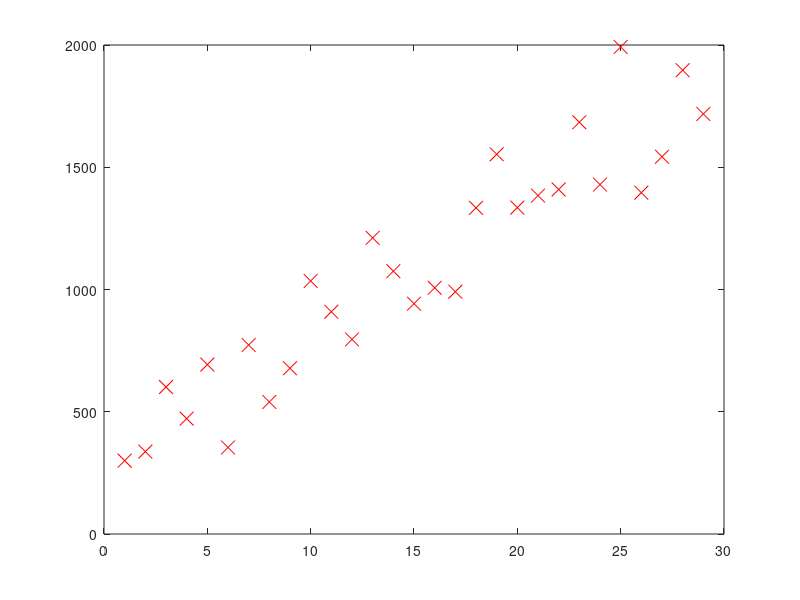

This figure's MATLAB source: (Note: this script raises an error after producing the figure.)
%%
%Calculus approach.
%given data is the covid positive cases on each day of April in INDIA.
data = load('data.txt');
y = data
X = [1;2;3;4;5;6;7;8;9;10;11;12;13;14;15;16;17;18;19;20;21;22;23;24;25;26;27;28;29];
m = length(y);
plot(X, y,'rx','MarkerSize',10);
hold on;
X = [ones(m, 1), X];
theta = zeros(2, 1);
iterations = 1400;
alpha = 0.001;
theta = gradient_descent(X, y, theta, alpha, iterations);
ans1 = X*theta
%here we got values of theta which will give result with minimum possible
%error.
plot(X(:,2), X*theta, '-')
hold on;

%%
%Matrices Approach
C = inv(X'*X);
C = C*X';
ans_theta = C*y;
ans = X*ans_theta
plot(X(:,2), X*ans_theta, '-')


